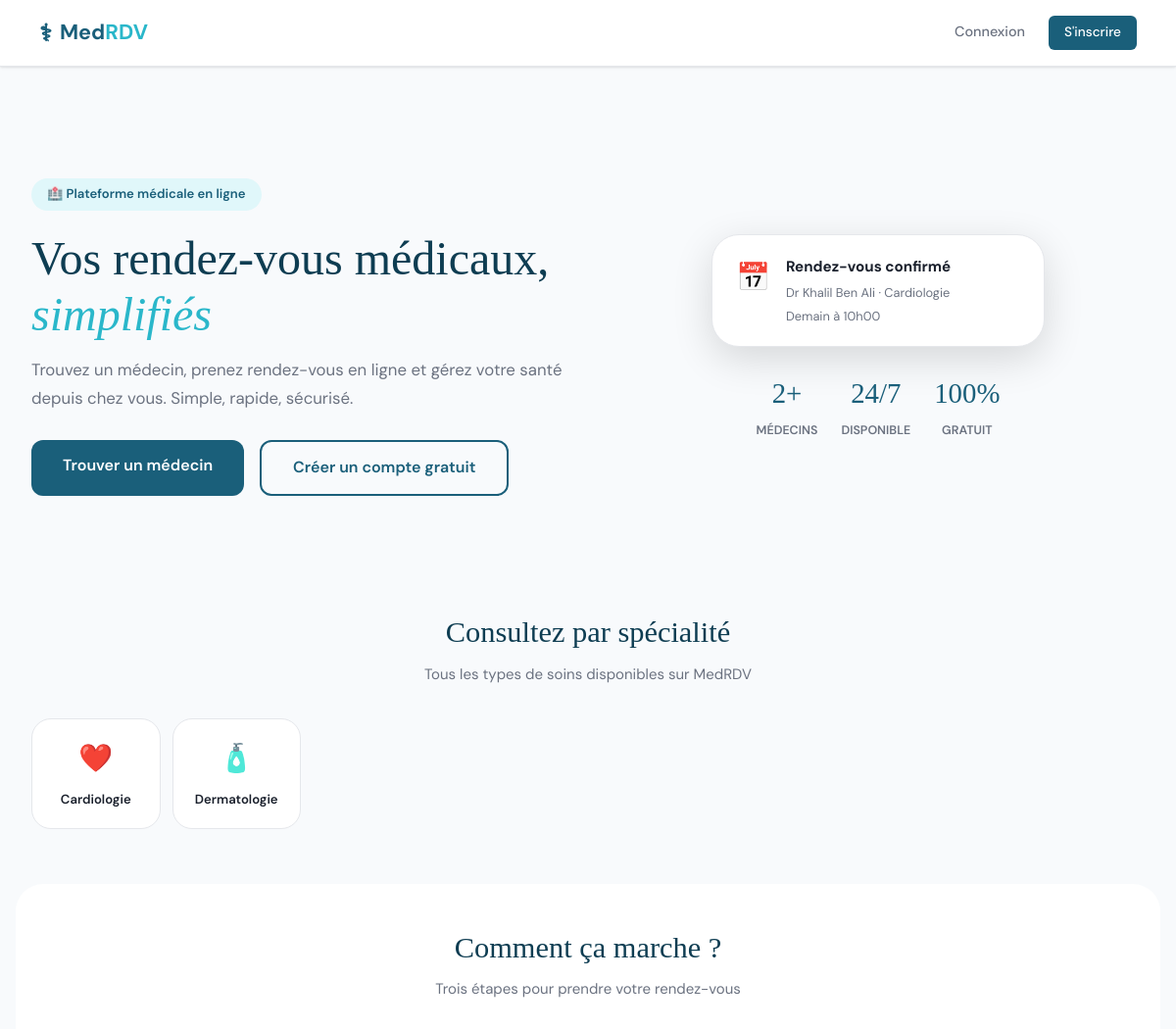
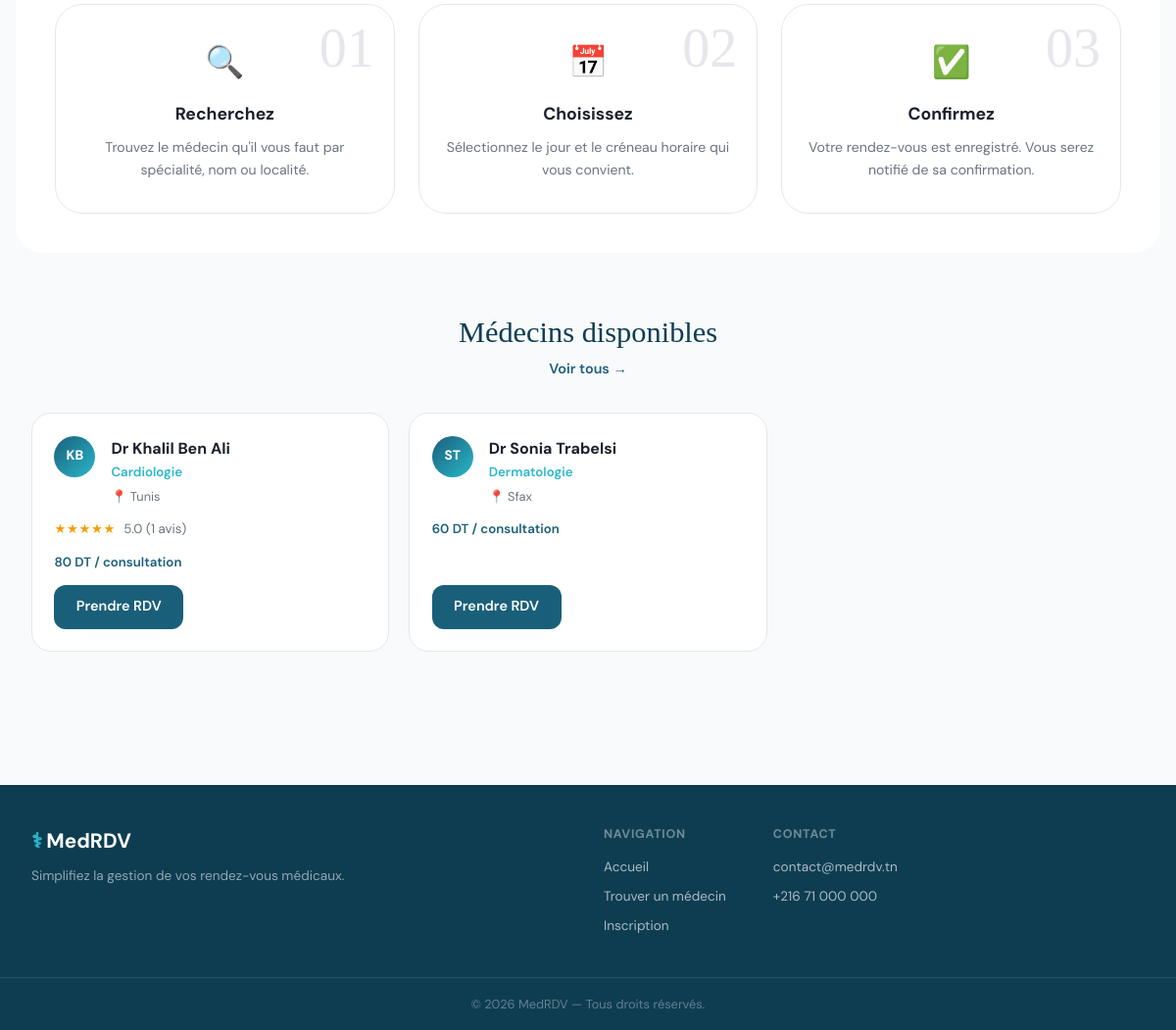
The page / on the database its author committed (2 pictures, top to bottom).
### tables this page shows
CREATE TABLE medecins (
    id INT AUTO_INCREMENT PRIMARY KEY,
    user_id INT NOT NULL,
    specialite VARCHAR(100) NOT NULL,
    num_ordre VARCHAR(50),
    adresse VARCHAR(255),
    ville VARCHAR(100),
    code_postal VARCHAR(10),
    bio TEXT,
    photo VARCHAR(255),
    tarif DECIMAL(8,2),
    FOREIGN KEY (user_id) REFERENCES users(id) ON DELETE CASCADE
);

CREATE TABLE users (
    id INT AUTO_INCREMENT PRIMARY KEY,
    nom VARCHAR(100) NOT NULL,
    prenom VARCHAR(100) NOT NULL,
    email VARCHAR(150) NOT NULL UNIQUE,
    mot_de_passe VARCHAR(255) NOT NULL,
    role ENUM('patient', 'medecin', 'admin') NOT NULL DEFAULT 'patient',
    telephone VARCHAR(20),
    date_inscription DATETIME DEFAULT CURRENT_TIMESTAMP,
    actif TINYINT(1) DEFAULT 1
);

### config/db.php (called while the page is built, shortened)
<?php
try {
    $pdo = new PDO("mysql:host=" . DB_HOST . ";dbname=" . DB_NAME . ";charset=utf8mb4", DB_USER, DB_PASS);
    $pdo->setAttribute(PDO::ATTR_ERRMODE, PDO::ERRMODE_EXCEPTION);
} catch(PDOException $e) {
    die("Erreur de connexion : " . $e->getMessage());
}
function getDB() {
    global $pdo;
    return $pdo;
}
?>

### models/Medecin.php (called while the page is built, shortened)
<?php
require_once __DIR__ . '/../config/db.php';
class Medecin {
    private PDO $db;
    public function __construct() {
        $this->db = getDB();
    }
    public function search(string $query = '', string $specialite = '', string $ville = ''): array {
        $sql = "SELECT m.*, u.nom, u.prenom, u.telephone,
                       COALESCE(AVG(a.note), 0) AS note_moyenne,
                       COUNT(a.id) AS nb_avis
                FROM medecins m
                JOIN users u ON m.user_id = u.id
                LEFT JOIN avis a ON a.medecin_id = m.id AND a.visible = 1
                WHERE u.actif = 1";
        $params = [];
        $sql .= " GROUP BY m.id ORDER BY note_moyenne DESC";
        $stmt = $this->db->prepare($sql);
        $stmt->execute($params);
        return $stmt->fetchAll();
    }
    public function getSpecialites(): array {
        $stmt = $this->db->query("SELECT DISTINCT specialite FROM medecins ORDER BY specialite");
        return $stmt->fetchAll(PDO::FETCH_COLUMN);
    }
}

### index.php (the view, shortened to what this page needs)
<?php
require_once __DIR__ . '/config/db.php';
require_once __DIR__ . '/models/Medecin.php';
$medecinModel = new Medecin();
$specialites  = $medecinModel->getSpecialites();
$medecins     = $medecinModel->search('', '', '');
$totalMedecins = count($medecins);
require_once __DIR__ . '/views/shared/header.php';
?>
<section class="hero">
    <div class="hero-content">
        <div class="hero-badge">🏥 Plateforme médicale en ligne</div>
        <h1 class="hero-title">
            Vos rendez-vous médicaux,<br>
            <em>simplifiés</em>
        </h1>
        <p class="hero-sub">
            Trouvez un médecin, prenez rendez-vous en ligne et gérez votre santé depuis chez vous.
            Simple, rapide, sécurisé.
        </p>
        <div class="hero-actions">
            <a href="<?= APP_URL ?>/views/patient/rechercher_medecin.php" class="btn-hero-primary">
                Trouver un médecin
            </a>
            <a href="<?= APP_URL ?>/register.php" class="btn-hero-secondary">
                Créer un compte gratuit
            </a>
        </div>
    </div>
    <div class="hero-visual">
        <div class="hero-card-float">
            <div class="hcf-icon">📅</div>
            <div>
                <strong>Rendez-vous confirmé</strong>
                <span>Dr Khalil Ben Ali · Cardiologie</span>
                <span>Demain à 10h00</span>
            </div>
        </div>
        <div class="hero-stats-row">
            <div class="hero-stat">
                <span class="hero-stat-num"><?= $totalMedecins ?>+</span>
                <span>Médecins</span>
            </div>
            <div class="hero-stat">
                <span class="hero-stat-num">24/7</span>
                <span>Disponible</span>
            </div>
            <div class="hero-stat">
                <span class="hero-stat-num">100%</span>
                <span>Gratuit</span>
            </div>
        </div>
    </div>
</section>
<section class="section">
    <div class="section-header">
        <h2>Consultez par spécialité</h2>
        <p>Tous les types de soins disponibles sur MedRDV</p>
    </div>
    <div class="specialites-grid">
        <?php
        $icons = [
            'Cardiologie' => '❤️', 'Dermatologie' => '🧴', 'Pédiatrie' => '👶',
            'Gynécologie' => '🌸', 'Neurologie' => '🧠', 'Orthopédie' => '🦴',
            'Médecine générale' => '🩺', 'ORL' => '👂', 'Ophtalmologie' => '👁',
            'Psychiatrie' => '🧘', 'Radiologie' => '📡', 'Urologie' => '🔬',
        ];
        foreach ($specialites as $s):
            $icon = $icons[$s] ?? '🏥';
        ?>
            <a href="<?= APP_URL ?>/views/patient/rechercher_medecin.php?specialite=<?= urlencode($s) ?>" class="spec-card">
                <span class="spec-icon"><?= $icon ?></span>
                <span class="spec-name"><?= htmlspecialchars($s) ?></span>
            </a>
        <?php endforeach; ?>
    </div>
</section>
<section class="section section--alt">
    <div class="section-header">
        <h2>Comment ça marche ?</h2>
        <p>Trois étapes pour prendre votre rendez-vous</p>
    </div>
    <div class="steps-grid">
        <div class="step-card">
            <div class="step-num">01</div>
            <div class="step-icon">🔍</div>
            <h3>Recherchez</h3>
            <p>Trouvez le médecin qu'il vous faut par spécialité, nom ou localité.</p>
        </div>
        <div class="step-card">
            <div class="step-num">02</div>
            <div class="step-icon">📅</div>
            <h3>Choisissez</h3>
            <p>Sélectionnez le jour et le créneau horaire qui vous convient.</p>
        </div>
        <div class="step-card">
            <div class="step-num">03</div>
            <div class="step-icon">✅</div>
            <h3>Confirmez</h3>
            <p>Votre rendez-vous est enregistré. Vous serez notifié de sa confirmation.</p>
        </div>
    </div>
</section>
<?php if (!empty($medecins)): ?>
<section class="section">
    <div class="section-header">
        <h2>Médecins disponibles</h2>
        <a href="<?= APP_URL ?>/views/patient/rechercher_medecin.php" class="section-link">Voir tous →</a>
    </div>
    <div class="medecins-grid medecins-grid--home">
        <?php foreach (array_slice($medecins, 0, 4) as $m): ?>
            <div class="medecin-card">
                <div class="medecin-card-header">
                    <div class="medecin-avatar medecin-avatar--sm">
                        <?= strtoupper(substr($m['prenom'], 0, 1) . substr($m['nom'], 0, 1)) ?>
                    </div>
                    <div class="medecin-info">
                        <h3>Dr <?= htmlspecialchars($m['prenom'] . ' ' . $m['nom']) ?></h3>
                        <div class="medecin-spec"><?= htmlspecialchars($m['specialite']) ?></div>
                        <?php if ($m['ville']): ?><div class="medecin-ville">📍 <?= htmlspecialchars($m['ville']) ?></div><?php endif; ?>
                    </div>
                </div>
                <?php if ($m['nb_avis'] > 0): ?>
                    <div class="card-rating">
                        <span class="stars-sm"><?= str_repeat('★', round($m['note_moyenne'])) ?><?= str_repeat('☆', 5 - round($m['note_moyenne'])) ?></span>
                        <span><?= number_format($m['note_moyenne'], 1) ?> (<?= $m['nb_avis'] ?> avis)</span>
                    </div>
                <?php endif; ?>
                <?php if ($m['tarif']): ?><div class="card-tarif"><?= number_format($m['tarif'], 0) ?> DT / consultation</div><?php endif; ?>
                <div class="card-actions">
                    <a href="<?= APP_URL ?>/views/patient/prendre_rdv.php?medecin_id=<?= $m['id'] ?>" class="btn-primary">Prendre RDV</a>
                </div>
            </div>
        <?php endforeach; ?>
    </div>
</section>
<?php endif; ?>
<?php require_once __DIR__ . '/views/shared/footer.php'; ?>

### views/shared/header.php (shortened to what this page needs)
<?php
require_once __DIR__ . '/../../config/db.php';
$role     = $_SESSION['user_role'] ?? null;
$userName = $_SESSION['user_nom']  ?? null;
$isLogged = !empty($_SESSION['user_id']);
?>
<!DOCTYPE html>
<html lang="fr">
<head>
    <link rel="stylesheet" href="<?= APP_URL ?>/assets/css/style.css">
</head>
<body>
<nav class="navbar">
    <a href="<?= APP_URL ?>" class="navbar-brand">
        <span class="brand-icon">⚕</span>
        <span>Med<strong>RDV</strong></span>
    </a>
    <div class="navbar-links">
        <?php if ($isLogged): ?>
            <?php if ($role === 'patient'): ?>
                <a href="<?= APP_URL ?>/views/patient/rechercher_medecin.php" class="nav-link">Rechercher</a>
                <a href="<?= APP_URL ?>/views/patient/mes_rdv.php" class="nav-link">Mes RDV</a>
            <?php elseif ($role === 'medecin'): ?>
                <a href="<?= APP_URL ?>/views/medecin/rdv.php" class="nav-link">Rendez-vous</a>
                <a href="<?= APP_URL ?>/views/medecin/planning.php" class="nav-link">Planning</a>
                <a href="<?= APP_URL ?>/views/medecin/disponibilite.php" class="nav-link">Disponibilités</a>
            <?php endif; ?>
            <a href="<?= APP_URL ?>/dashboard.php" class="nav-link">Tableau de bord</a>
            <div class="nav-user">
                <span class="user-name"><?= htmlspecialchars($userName) ?></span>
                <a href="<?= APP_URL ?>/logout.php" class="btn-logout">Déconnexion</a>
            </div>
        <?php else: ?>
            <a href="<?= APP_URL ?>/login.php" class="nav-link">Connexion</a>
            <a href="<?= APP_URL ?>/register.php" class="btn-primary-sm">S'inscrire</a>
        <?php endif; ?>
    </div>
</nav>
<main class="main-content">

### views/shared/footer.php (shortened to what this page needs)
</main>
<footer class="footer">
    <div class="footer-inner">
        <div class="footer-brand">
            <span class="brand-icon">⚕</span>
            <span>Med<strong>RDV</strong></span>
            <p>Simplifiez la gestion de vos rendez-vous médicaux.</p>
        </div>
        <div class="footer-links">
            <div>
                <h4>Navigation</h4>
                <a href="<?= APP_URL ?>">Accueil</a>
                <a href="<?= APP_URL ?>/views/patient/rechercher_medecin.php">Trouver un médecin</a>
                <a href="<?= APP_URL ?>/register.php">Inscription</a>
            </div>
            <div>
                <h4>Contact</h4>
                <span>contact@medrdv.tn</span>
                <span>+216 71 000 000</span>
            </div>
        </div>
    </div>
    <div class="footer-bottom">
        <p>&copy; <?= date('Y') ?> MedRDV — Tous droits réservés.</p>
    </div>
</footer>
</body>
</html>

### rows shown on the page
medecins: user.nom "KB", user.nom "Khalil Ben Ali", specialite "Cardiologie", ville "Tunis", note_moyenne "★★★★★", note_moyenne "5.0", nb_avis "1", tarif "80"
medecins: user.nom "ST", user.nom "Sonia Trabelsi", specialite "Dermatologie", ville "Sfax", tarif "60"

### other values the page prints
$totalMedecins "2"
$icon "❤️"
$s "Cardiologie"
$icon "🧴"
$s "Dermatologie"
